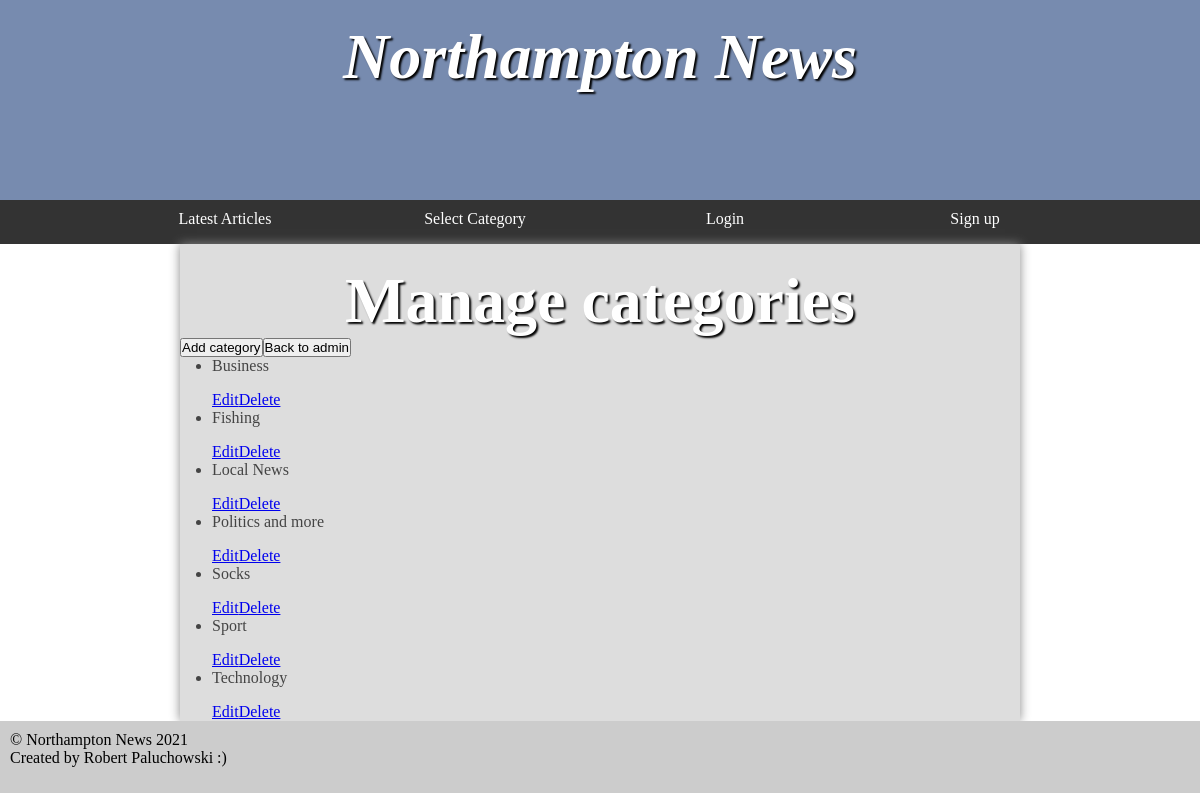
The app's page /assignment1/public/adminCategories.php with its own data.
### tables this page shows
CREATE TABLE `category` (
  `name` varchar(45) NOT NULL,
  PRIMARY KEY (`name`)
);

### assignment1/public/adminCategories.php (the view)
<?php
require 'header.php'
?>
        <main>
		<div>
            <h1>Manage categories</h1>
        </div>
        <?php
        $display_categries_stmt= $pdo->prepare('SELECT * FROM assignment1.category');
        $display_categries_stmt->execute();
        echo '<a href="addCategory.php"><button name="manage_articles_btn">Add category</button></a>';
        echo '<a href="admin.php"><button name="manage_articles_btn">Back to admin</button></a>';
        foreach($display_categries_stmt as $row){
            echo '<ul>';
            echo '<li>'.$row['name'].'</li>';
            echo '<a class="articleLink" href="editCategory.php?name='.$row['name'].'">Edit</a>';
            echo '<a class="articleLink" href="deleteCategory.php?name='.$row['name'].'">Delete</a>';
            echo '</ul>';
        }
        ?>
        </main>
		<?php
require 'footer.php'
?>

### assignment1/public/styles.css (style rules this page uses)
* { margin: 0; padding: 0; }
html { font-family: 'Oxygen-Regular', times, verdana, sans-serif; }
body { background-color: #fff; }
h1 { font-size:4em; color: white; text-align: center; padding-top: 20px; text-shadow: 2px 2px 2px #000; }
main { min-height: 50vh; background-color: #ddd; width: 70vw; display: block; margin: auto; box-shadow: 0px 0px 10px #888; color:#444; }
p, li, h2 { margin-bottom: 1em; }
ul { margin-left: 2em; }
main { display: table; }

### records on screen
category: name "Business"
category: name "Fishing"
category: name "Local News"
category: name "Politics and more"
category: name "Socks"
category: name "Sport"
category: name "Technology"
